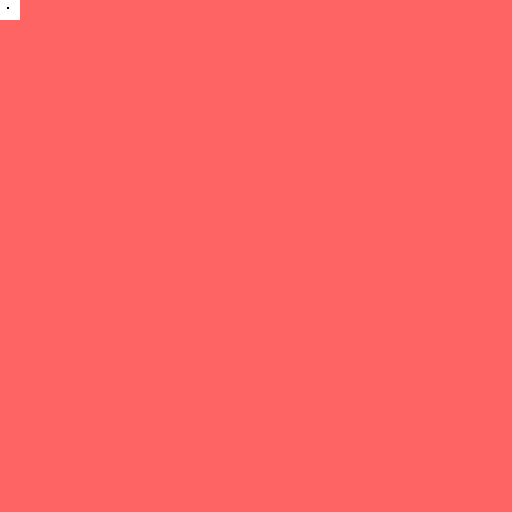
#> input picture assets/images/panels/panel_01.ppm, 512 x 512 px
$ python -i render_engine.py   (imports and definitions only)
#> lines starting #> are read from the running program, lines starting #| are printed output that depends on the picture
#!/usr/bin/env python3
"""
Render Engine Module

High-quality offline rendering for keyframe generation.
Uses software rendering (no GPU required) for maximum compatibility.
"""

import numpy as np
from PIL import Image, ImageFilter
from dataclasses import dataclass
from typing import Tuple, Dict, Any
import math
import logging

logger = logging.getLogger(__name__)


@dataclass
class RenderSettings:
    """Render quality settings."""

    antialiasing: bool = True
    samples: int = 4  # Antialiasing samples
    dithering: bool = True
    color_depth: int = 16  # Bits per channel


class RenderEngine:
    """
    Software render engine for keyframe generation.

    Features:
    - High-quality antialiasing
    - HDR rendering
    - Multiple output formats
    - Post-processing effects
    """

    def __init__(self, width: int = 1920, height: int = 1080):
        """
        Initialize render engine.

        Args:
            width: Render width in pixels
            height: Render height in pixels
        """
        self.width = width
        self.height = height
        self.settings = RenderSettings()

        # Framebuffer (HDR)
        self.framebuffer = np.zeros((height, width, 3), dtype=np.float32)
        self.depth_buffer = np.full((height, width), np.inf, dtype=np.float32)

        logger.info(f"RenderEngine initialized: {width}x{height}")

    # [184 lines left out: functions clear, render_gradient, render_sky_gradient, add_sun, add_noise, apply_tone_mapping and 1 more, not called in this run]

    def to_8bit(self, image: np.ndarray) -> np.ndarray:
        """Convert float image to 8-bit."""
        return (np.clip(image, 0, 1) * 255).astype(np.uint8)

    def to_16bit(self, image: np.ndarray) -> np.ndarray:
        """Convert float image to 16-bit."""
        return (np.clip(image, 0, 1) * 65535).astype(np.uint16)

    # [175 lines left out: functions save_image, create_depth_visualization, apply_post_process, _apply_vignette, render_star_field, not called in this run]

    def render_cloud_layer(
        self,
        base_image: np.ndarray,
        cloud_density: float = 0.5,
        cloud_color: Tuple[float, float, float] = (1.0, 1.0, 1.0),
        horizon_y: int = None,
    ) -> np.ndarray:
        """
        Render simple cloud layer.

        Args:
            base_image: Base sky image
            cloud_density: Cloud coverage (0-1)
            cloud_color: Cloud color
            horizon_y: Horizon position (default: middle)

        Returns:
            Image with clouds
        """
        if horizon_y is None:
            horizon_y = self.height // 2

        result = base_image.copy()

        # Simple noise-based clouds
        from PIL import ImageFilter

        # Create noise texture
        noise = np.random.random((self.height // 4, self.width // 4))

        # Upsample
        noise_img = Image.fromarray((noise * 255).astype(np.uint8))
        noise_img = noise_img.resize((self.width, self.height), ImageFilter.BILINEAR)
        noise = np.array(noise_img).astype(np.float32) / 255.0

        # Threshold for clouds
        threshold = 1.0 - cloud_density * 0.7

        # Apply clouds only above horizon
        cloud_mask = (noise > threshold).astype(np.float32)

        # Soften edges
        cloud_mask_img = Image.fromarray((cloud_mask * 255).astype(np.uint8))
        cloud_mask_img = cloud_mask_img.filter(ImageFilter.GaussianBlur(radius=20))
        cloud_mask = np.array(cloud_mask_img).astype(np.float32) / 255.0

        # Apply to sky portion
        for y in range(horizon_y):
            cloud_intensity = cloud_mask[y, :] * 0.7  # Clouds are semi-transparent
            for c in range(3):
                result[y, :, c] = (
                    result[y, :, c] * (1 - cloud_intensity)
                    + cloud_color[c] * cloud_intensity
                )

        return result


# Example usage
# [22 lines not run here, left out]

>>> import cv2
>>> picture = cv2.imread('../../assets/images/panels/panel_01.ppm', cv2.IMREAD_GRAYSCALE)
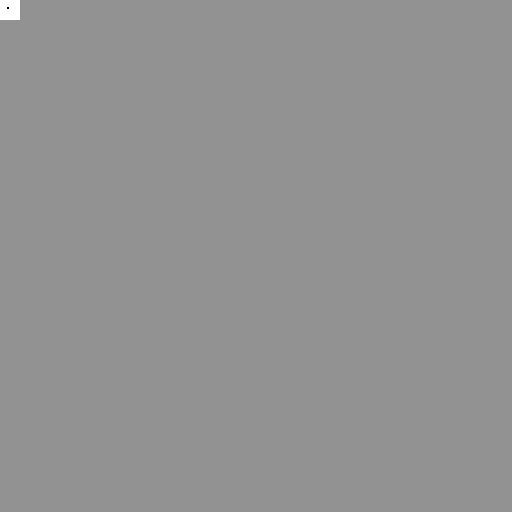
#> picture: shape (512, 512); min 0, max 255, mean 146.2
>>> result = RenderEngine().render_cloud_layer(picture)
#> in render_cloud_layer, `noise_img = Image.fromarray((noise * 255).astype(np.uint8))`:
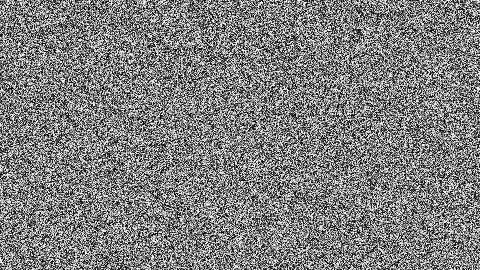
#> noise_img: PIL image 480x270 L; min 0, max 254, mean 127
#> (the run stopped early here; a loop or call above may not have finished)
